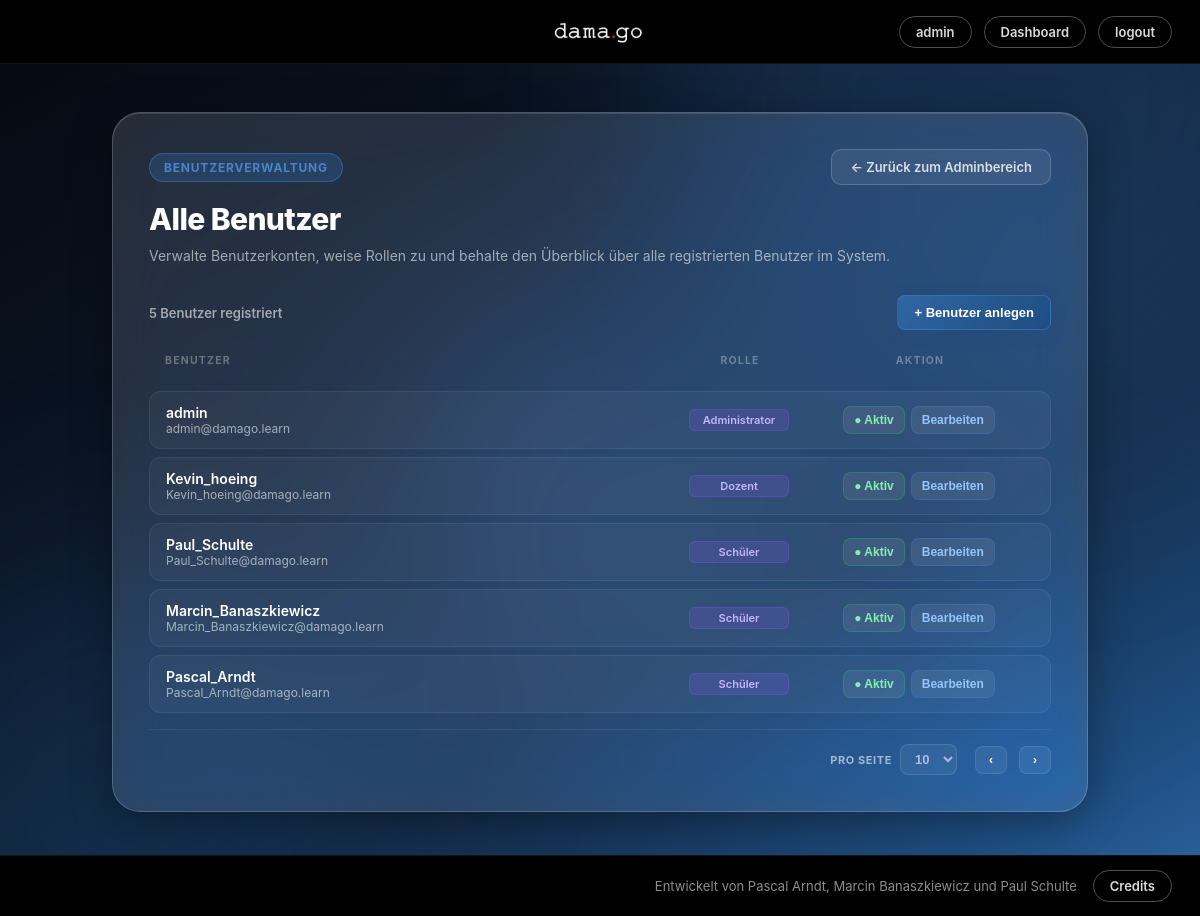
Before: /PHP/manage_users.php (signed in) with the older database file.
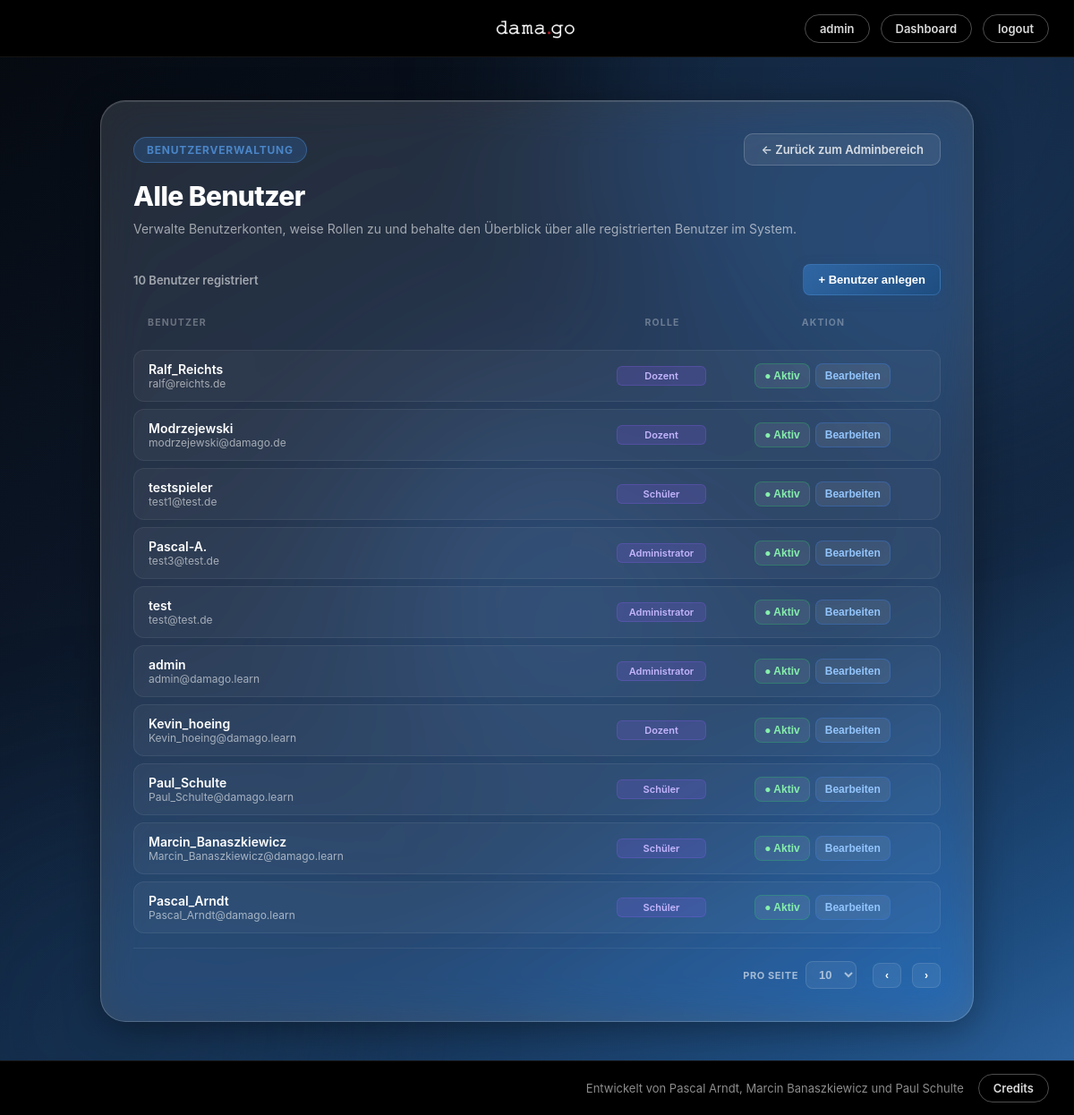
After: the same page with the newer database file.
### tables this page shows
CREATE TABLE `users` (
  `id` int(10) unsigned NOT NULL AUTO_INCREMENT,
  `role_id` int(10) unsigned NOT NULL DEFAULT 1,
  `department_id` int(10) unsigned DEFAULT NULL,
  `avatar_image_id` int(10) unsigned DEFAULT NULL,
  `username` varchar(50) NOT NULL,
  `email` varchar(255) NOT NULL,
  `password_hash` varchar(255) NOT NULL,
  `is_active` tinyint(1) NOT NULL DEFAULT 1,
  `created_at` datetime NOT NULL DEFAULT current_timestamp(),
  `updated_at` datetime DEFAULT NULL ON UPDATE current_timestamp(),
  `created_by` int(10) unsigned DEFAULT NULL,
  `updated_by` int(10) unsigned DEFAULT NULL,
  PRIMARY KEY (`id`),
  UNIQUE KEY `uq_users_username` (`username`),
  UNIQUE KEY `uq_users_email` (`email`),
  KEY `idx_users_role_id` (`role_id`),
  KEY `idx_users_department_id` (`department_id`),
  KEY `idx_users_avatar_image_id` (`avatar_image_id`),
  KEY `idx_users_created_by` (`created_by`),
  KEY `idx_users_updated_by` (`updated_by`),
  CONSTRAINT `fk_users_avatar_image` FOREIGN KEY (`avatar_image_id`) REFERENCES `media_files` (`id`) ON DELETE SET NULL ON UPDATE CASCADE,
  CONSTRAINT `fk_users_created_by` FOREIGN KEY (`created_by`) REFERENCES `users` (`id`) ON DELETE SET NULL ON UPDATE CASCADE,
  CONSTRAINT `fk_users_department` FOREIGN KEY (`department_id`) REFERENCES `departments` (`id`) ON UPDATE CASCADE,
  CONSTRAINT `fk_users_role` FOREIGN KEY (`role_id`) REFERENCES `roles` (`id`) ON UPDATE CASCADE,
  CONSTRAINT `fk_users_updated_by` FOREIGN KEY (`updated_by`) REFERENCES `users` (`id`) ON DELETE SET NULL ON UPDATE CASCADE
);

CREATE TABLE `roles` (
  `id` int(10) unsigned NOT NULL AUTO_INCREMENT,
  `name` varchar(30) NOT NULL,
  `display_name` varchar(50) NOT NULL,
  PRIMARY KEY (`id`),
  UNIQUE KEY `uq_roles_name` (`name`)
);

### PHP/init.php (called while the page is built, shortened)
<?php
$username = $_SESSION["username"] ?? "Gast";

### PHP/manage_users.php (the view, shortened to what this page needs)
<?php
require_once 'init.php';
require_once 'db.php';
$stmtAdmin = $pdo->prepare("SELECT id FROM users WHERE username = :username LIMIT 1");
$stmtAdmin->execute([':username' => $username]);
$adminUser  = $stmtAdmin->fetch();
$adminId    = $adminUser ? (int)$adminUser['id'] : null;
$usersStmt = $pdo->query(
    "SELECT u.id, u.username, u.email, u.is_active, u.created_at, u.role_id,
            r.display_name AS role_name
     FROM users u
     LEFT JOIN roles r ON u.role_id = r.id
     ORDER BY u.created_at DESC"
);
$users = $usersStmt->fetchAll();
?>
<!DOCTYPE html>
<html lang="de">
<head>
    <link rel="stylesheet" href="../CSS/style.css">
</head>
<body class="auth-page">
    <div class="page-orbs">
        <div class="orb orb-1"></div>
        <div class="orb orb-2"></div>
        <div class="orb orb-3"></div>
    </div>
    <?php include_once 'topbar.php'; ?>
    <main class="auth-layout dashboard-auth-layout manage-users-layout">
        <section class="dashboard-panel">
            <div class="archive-head">
                <span class="eyebrow">Benutzerverwaltung</span>
                <a href="admin_area.php" class="back-button">← Zurück zum Adminbereich</a>
            </div>
            <div class="auth-header">
                <h2>Alle Benutzer</h2>
                <p>Verwalte Benutzerkonten, weise Rollen zu und behalte den Überblick über alle registrierten Benutzer im System.</p>
            </div>
            <div class="user-list-toolbar">
                <span class="user-count"><?php echo count($users); ?> Benutzer registriert</span>
                <button type="button" class="btn-icon btn-create" onclick="openCreateModal()">
                    + Benutzer anlegen
                </button>
            </div>
            <div class="user-list-header">
                <span class="col-benutzer">Benutzer</span>
                <span class="col-rolle">Rolle</span>
                <span class="col-aktion">Aktion</span>
            </div>
            <div class="user-list">
                <?php if (empty($users)): ?>
                    <div class="dashboard-action-card dashboard-action-card-empty">
                        <div class="dashboard-action-icon">NV</div>
                        <div>
                            <h3>Keine Benutzer gefunden</h3>
                            <p>Es sind noch keine Benutzer im System registriert.</p>
                        </div>
                    </div>
                <?php else: ?>
                    <?php foreach ($users as $user): ?>
                        <div class="user-row">
                            <div class="user-info col-benutzer">
                                <div class="user-name"><?php echo htmlspecialchars($user['username']); ?></div>
                                <div class="user-email"><?php echo htmlspecialchars($user['email']); ?></div>
                            </div>
                            <div class="col-rolle">
                                <span class="badge badge-role">
                                    <?php echo htmlspecialchars($user['role_name'] ?? 'Unbekannt'); ?>
                                </span>
                            </div>
                            <div class="col-aktion">
                                <form method="POST" class="inline-form">
                                    <button type="submit"
                                        class="btn-icon <?php echo $user['is_active'] ? 'btn-toggle-active' : 'btn-toggle-inactive'; ?>"
                                        <?php echo ($user['id'] === $adminId) ? 'disabled title="Eigener Account"' : ''; ?>>
                                        <?php echo $user['is_active'] ? '● Aktiv' : '○ Inaktiv'; ?>
                                    </button>
                                </form>
                                <button type="button"
                                    class="btn-icon btn-edit"
                                    onclick="openEditModal(
                                        <?php echo $user['id']; ?>,
                                        <?php echo htmlspecialchars(json_encode($user['username']), ENT_QUOTES); ?>,
                                        <?php echo htmlspecialchars(json_encode($user['email']), ENT_QUOTES); ?>,
                                        <?php echo $user['role_id']; ?>
                                    )">
                                    Bearbeiten
                                </button>
                            </div>
                        </div>
                    <?php endforeach; ?>
                <?php endif; ?>
            </div>
            <?php if (!empty($users)): ?>
                <div class="mq-pagination" id="muPagination">
                    <div class="mq-pagination-controls">
                        <label class="mq-perpage">
                            Pro Seite
                            <select id="muPerPage">
                                <option value="10" selected>10</option>
                            </select>
                        </label>
                        <div class="mq-pager">
                            <button type="button" class="btn-icon mq-pager-btn" id="muPrev" aria-label="Vorherige Seite">‹</button>
                            <button type="button" class="btn-icon mq-pager-btn" id="muNext" aria-label="Nächste Seite">›</button>
                        </div>
                    </div>
                </div>
            <?php endif; ?>
        </section>
    </main>
    <?php include_once 'footbar.php'; ?>
</body>
</html>

### PHP/topbar.php (shortened to what this page needs)
<?php
require_once 'init.php';
?>
<header class="topbar">
    <a class="topbar-brand" href="dashboard.php">
        <img src="../damago-logo.png" alt="damago Logo" class="topbar-logo">
    </a>
    <div class="topbar-right">
        <?php if ($username !== 'Gast'): ?>
            <a href="profile.php" class="logout-button" title="Zum Profil">
                <?php echo htmlspecialchars($username); ?>
            </a>
        <?php endif; ?>
        <a href="dashboard.php" class="logout-button">Dashboard</a>
        <?php if ($username !== 'Gast'): ?>
            <a href="logout.php" class="logout-button">
                logout
            </a>
        <?php endif; ?>
    </div>
</header>

### PHP/footbar.php (shortened to what this page needs)
<footer class="footbar">
    <div class="footbar-inner">
        <span class="footbar-credit">Entwickelt von Pascal Arndt, Marcin Banaszkiewicz und Paul Schulte</span>
        <a href="credits.php" class="footbar-button">Credits</a>
    </div>
</footer>

Changed rows visible on the page:
added users: username "Ralf_Reichts", email "ralf@reichts.de", role.display_name "Dozent", is_active "● Aktiv"
added users: username "Modrzejewski", email "modrzejewski@damago.de", role.display_name "Dozent", is_active "● Aktiv"
added users: username "testspieler", email "test1@test.de", role.display_name "Schüler", is_active "● Aktiv"
added users: username "Pascal-A.", email "test3@test.de", role.display_name "Administrator", is_active "● Aktiv"
added users: username "test", email "test@test.de", role.display_name "Administrator", is_active "● Aktiv"
Other visible differences:
count($users): "5" → "10"
